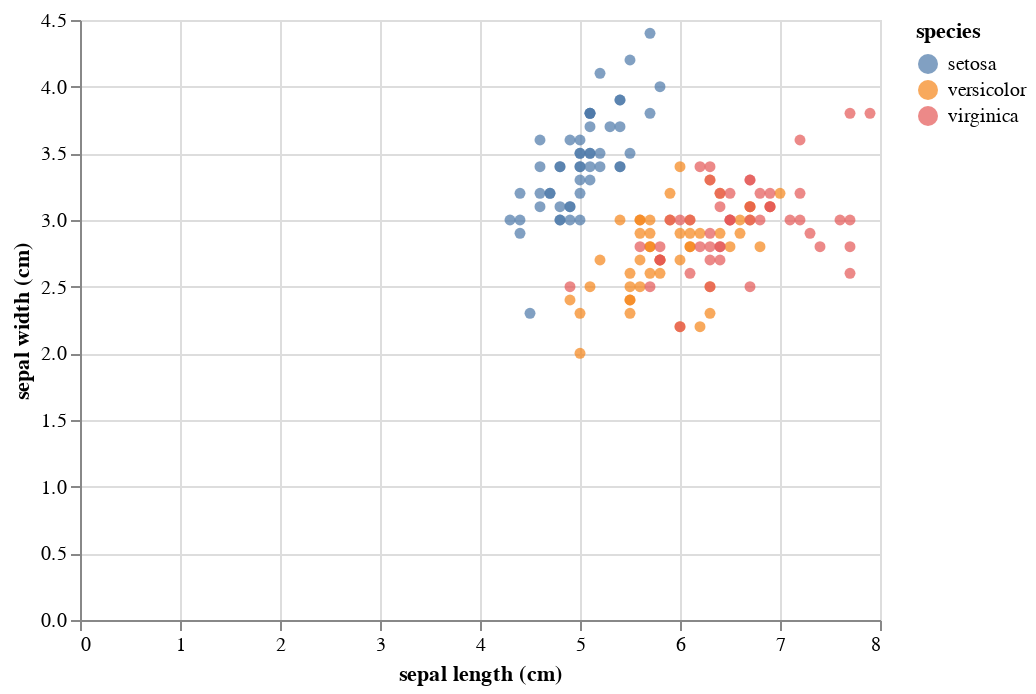

Source (notebook cell):
### Markdown cell above
### 5. Altair - Scatter plot

### Code cell
import altair as alt

alt.Chart(iris_df).mark_circle().encode(
    x='sepal length (cm)',
    y='sepal width (cm)',
    color='species:N',
    tooltip=['species', 'sepal length (cm)', 'sepal width (cm)']
).interactive()

### Figure 1 — Vega-Lite specification as saved in the notebook (floating-point values rounded to 4 significant figures; data arrays with more than 128 entries replaced by an {"elided": "..."} marker saying what was removed)
{"config": {"view": {"continuousWidth": 400, "continuousHeight": 300}}, "data": {"name": "data-2b48399d1e5e9b26ee1083e12b97ec83"}, "mark": "circle", "encoding": {"color": {"field": "species", "type": "nominal"}, "tooltip": [{"field": "species", "type": "nominal"}, {"field": "sepal length (cm)", "type": "quantitative"}, {"field": "sepal width (cm)", "type": "quantitative"}], "x": {"field": "sepal length (cm)", "type": "quantitative"}, "y": {"field": "sepal width (cm)", "type": "quantitative"}}, "selection": {"selector001": {"type": "interval", "bind": "scales", "encodings": ["x", "y"]}}, "$schema": "https://vega.github.io/schema/vega-lite/v4.17.0.json", "datasets": {"data-2b48399d1e5e9b26ee1083e12b97ec83": {"elided": "150 records"}}}
